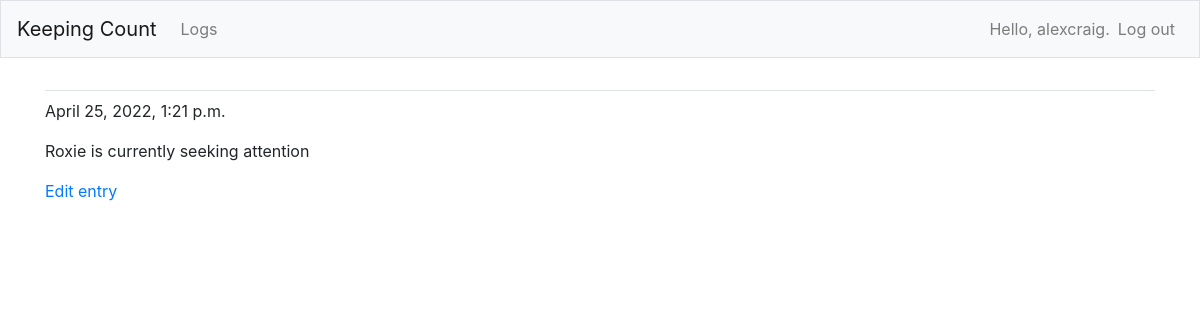
The page /logs/3/ (signed in) on the database its author committed.
### logs/models.py (models this page shows, shortened)
class Log(models.Model):
    text = models.TextField()
    date_added = models.DateTimeField(auto_now_add=True)
    date_updated = models.DateTimeField(auto_now=True)
    owner = models.ForeignKey(User, on_delete=models.CASCADE)
    objects = models.Manager()

### logs/views.py (the view)
# urls.py: path('logs/<int:log_id>/', views.log_entry, name='log_entry'),
@login_required
def log_entry(request, log_id):
    entry = Log.objects.get(id=log_id)
    if entry.owner != request.user:
        raise Http404
    context = {'log': entry}
    return render(request, 'logs/log_entry.html', context)

### logs/templates/logs/log_entry.html
{% extends "base.html" %}
{% block content %}
    <p>{{log.date_added}}</p>
    <p>{{log.text}}</p>
    <p><a href="{% url 'logs:edit_entry' log.id%}">Edit entry</a></p>
{% endblock content%}

### keeping_count/templates/base.html (shortened to what this page needs)
{% load bootstrap4 %}
<!DOCTYPE html>
<html lang="en">
<head>
    {% bootstrap_css %}
</head>
<body>
    <nav class="navbar navbar-expand-md navbar-light bg-light mb-4 border">
        <a class="navbar-brand" href ="{% url 'home' %}">Keeping Count</a>
        <div class="collapse navbar-collapse" id="navbarCollapse">
            <ul class="navbar-nav mr-auto">
                {% if user.is_authenticated %}
                <li class="nav-item">
                    <a class="nav-link" href ="{% url 'logs:logs' %}">Logs</a>
                </li>
            </ul>
            <ul class="navbar-nav ml-auto">
                <li class="nav-item">
                    <span class="navbar-text">Hello, {{ user.username }}.</span>
                </li>
                <li class="nav-item">
                    <a class="nav-link" href="{% url 'users:logout' %}">Log out</a>
                </li>
                {% endif %}
            </ul>
        </div>
    </nav>
    <main role="main" class="container">
        <div class="pb-2 mb-2 border-bottom">
        </div>
        <div>
            {% block content %}{% endblock content %}
        </div>
    </main>
</body>
</html>

### rows shown on the page
Log: date_added "April 25, 2022, 1:21 p.m.", text "Roxie is currently seeking attention"

### other values the page prints
{{ user.username }} "alexcraig"
